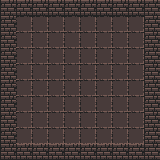

The image is a tile-based game level rendered from a .tmx file. Its description and complete source (layers, tilesets, objects, tile grids) follow:
An orthogonal 10x10 tile map with 16x16 px tiles, 2 tile layers (Floor, Walls).

<map version="1.2" tiledversion="1.2.4" orientation="orthogonal" renderorder="right-down" width="10" height="10" tilewidth="16" tileheight="16" infinite="0" nextlayerid="9" nextobjectid="1">
 <tileset firstgid="1" name="dungeonTileset" tilewidth="16" tileheight="16" tilecount="1024" columns="32">
  <image source="../tilesets/dungeonTileset.png" width="512" height="512" />
 </tileset>
 <layer id="7" name="Floor" width="10" height="10">
  <data encoding="csv">
0,0,0,0,0,0,0,0,0,0,
0,130,130,130,130,130,130,130,130,0,
0,130,130,130,130,130,130,130,130,0,
0,130,130,130,130,130,130,130,130,0,
0,130,130,130,130,130,130,130,130,0,
0,130,130,130,130,130,130,130,130,0,
0,130,130,130,130,130,130,130,130,0,
0,130,130,130,130,130,130,130,130,0,
0,130,130,130,130,130,130,130,130,0,
0,0,0,0,0,0,0,0,0,0
</data>
 </layer>
 <layer id="8" name="Walls" width="10" height="10">
  <data encoding="csv">
34,34,34,34,34,34,34,34,34,34,
34,0,0,0,0,0,0,0,0,34,
34,0,0,0,0,0,0,0,0,34,
34,0,0,0,0,0,0,0,0,34,
34,0,0,0,0,0,0,0,0,34,
34,0,0,0,0,0,0,0,0,34,
34,0,0,0,0,0,0,0,0,34,
34,0,0,0,0,0,0,0,0,34,
34,0,0,0,0,0,0,0,0,34,
34,34,34,34,34,34,34,34,34,34
</data>
 </layer>
</map>
